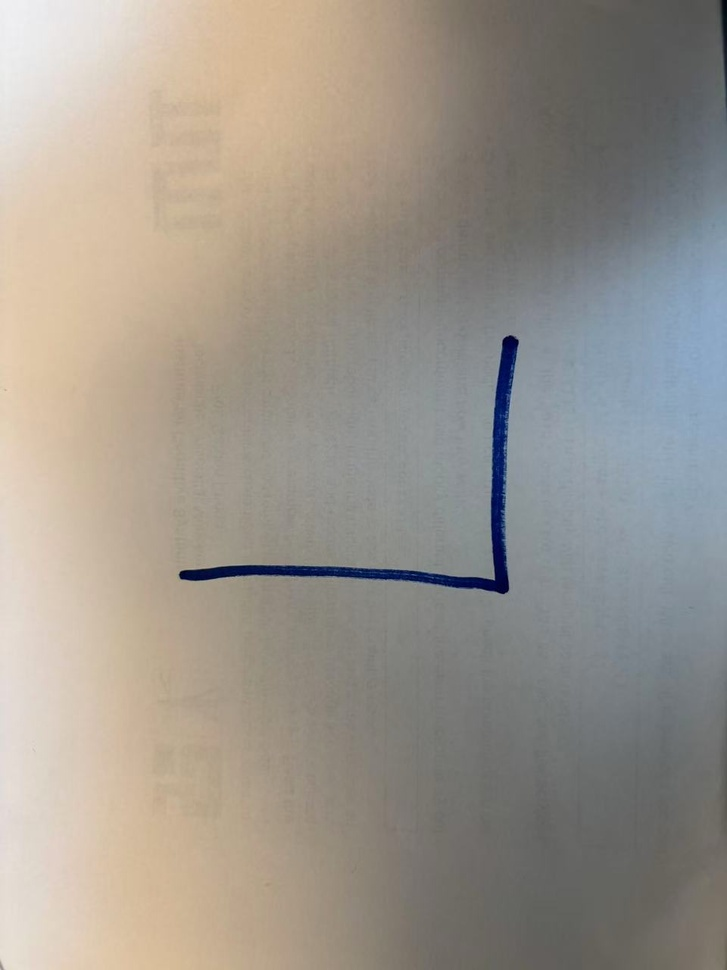
#> input picture src/image_to_traj/scripts/img/L.jpg, 727 x 970 px, shrunk from 960 x 1280 before the run, found by its file name; its folder holds only this picture in this run
$ python test_skeletonize.py --file img/L.jpg
#> lines starting #> are read from the running program, lines starting #| are printed output that depends on the picture; after the words box and inside, x2 and y2 are one past the last pixel; in counts of white or black regions, pixels touching at a corner belong together
#!/usr/bin/env python3
import os
import glob
import argparse
from typing import Optional, List, Tuple, Dict, Set

import numpy as np
import matplotlib.pyplot as plt

from skimage.io import imread, imsave
from skimage.color import rgb2gray
from skimage.filters import threshold_otsu
from skimage.morphology import (
    white_tophat,
    opening,
    closing,
    rectangle,
    disk,
    medial_axis,
)

from tqdm import tqdm

# Try to use scipy for fast convolution / KDTree; fallback to numpy brute force if not available.
try:
    from scipy.ndimage import convolve as ndi_convolve
except Exception:
    ndi_convolve = None

try:
    from scipy.spatial import cKDTree
except Exception:
    cKDTree = None


Point = Tuple[int, int]  # (row, col)


def resolve_img_path(script_dir: str, filename: Optional[str]) -> str:
    """Resolve an image path under scripts/img."""
    img_dir = os.path.join(script_dir, "img")
    if not os.path.isdir(img_dir):
        raise FileNotFoundError("Image folder not found: {}".format(img_dir))

    if filename:
        cand = os.path.join(img_dir, filename)
        if not os.path.isfile(cand):
            raise FileNotFoundError("Image not found: {}".format(cand))
        return cand

    exts = ("*.png", "*.jpg", "*.jpeg", "*.bmp", "*.tif", "*.tiff")
    files = []
    for e in exts:
        files.extend(glob.glob(os.path.join(img_dir, e)))
    files = sorted(files)

    if not files:
        raise FileNotFoundError("No images found in: {}".format(img_dir))
    return files[0]


def load_gray(image_path: str) -> np.ndarray:
    """Load image and convert to grayscale in [0, 1]."""
#> called with image_path = 'src/image_to_traj/scripts/img/img/L.jpg'
    img = imread(image_path)
#> img is the input picture: shape (970, 727, 3); mean R, G, B 155.7, 149.3, 140.5
    if img.ndim == 3:
        gray = rgb2gray(img)  # [0, 1]
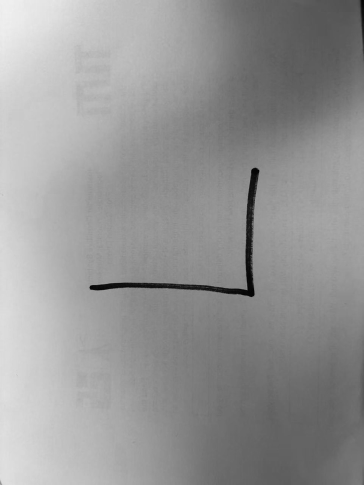
#> gray: shape (970, 727) float64 (shown at 1/2 size); min 0.00563, max 0.942, mean 0.588
    else:
        gray = img.astype(np.float32)
        if gray.max() > 1.0:
            gray /= 255.0
    return gray


def neighbors8(p: Point, shape: Tuple[int, int]) -> List[Point]:
    """8-neighborhood coordinates inside bounds."""
    r, c = p
    H, W = shape
    out = []
    for dr in (-1, 0, 1):
        for dc in (-1, 0, 1):
            if dr == 0 and dc == 0:
                continue
            rr, cc = r + dr, c + dc
            if 0 <= rr < H and 0 <= cc < W:
                out.append((rr, cc))
    return out


# -------------------- New method (from medial_skel) --------------------

def neighbor_count_8(skel: np.ndarray) -> np.ndarray:
    """
    Count 8-neighbor skeleton pixels for each pixel.
    Implemented with convolution + padding (output shape unchanged).
    """
    sk = skel.astype(np.uint8)

    kernel = np.array(
        [[1, 1, 1],
         [1, 0, 1],
         [1, 1, 1]], dtype=np.uint8
    )

    if ndi_convolve is not None:
        # mode='constant' with cval=0 ensures padding without changing size
        cnt = ndi_convolve(sk, kernel, mode="constant", cval=0)
        return cnt.astype(np.uint8)

    # Fallback: manual convolution (still padded, but slower)
    H, W = sk.shape
    pad = np.pad(sk, ((1, 1), (1, 1)), mode="constant", constant_values=0)
    cnt = np.zeros((H, W), dtype=np.uint8)
    for r in range(H):
        for c in range(W):
            win = pad[r:r+3, c:c+3]
            cnt[r, c] = int(np.sum(win * kernel))
    return cnt


def classify_pixels(skel: np.ndarray, cnt: np.ndarray) -> Dict[str, Set[Point]]:
    """
    Classification per your definition (only for skeleton pixels):
    - cnt == 0 : isolated node
    - cnt == 1 : endpoint
    - cnt == 2 : track point
    - cnt >= 3 : junction point
    """
    sk = skel.astype(bool)
    iso = set(map(tuple, np.argwhere(sk & (cnt == 0)).astype(int)))
    endp = set(map(tuple, np.argwhere(sk & (cnt == 1)).astype(int)))
    track = set(map(tuple, np.argwhere(sk & (cnt == 2)).astype(int)))
    junc = set(map(tuple, np.argwhere(sk & (cnt >= 3)).astype(int)))
    return {"isolated": iso, "endpoints": endp, "track": track, "junctions": junc}


def cluster_junctions(junctions: List[Point], radius: float = 10.0) -> Tuple[List[List[Point]], Dict[Point, Point]]:
    """
    Group junction pixels into junction-groups if within Euclidean radius.
    Return:
    - clusters: list of clusters (each is list of junction pixels)
    - map_old_to_rep: mapping old junction pixel -> representative (median) point
    """
    if len(junctions) == 0:
        return [], {}

    pts = np.array(junctions, dtype=np.float32)

    # Find neighbors efficiently if KDTree is available; else brute force.
    if cKDTree is not None:
        tree = cKDTree(pts)
        nbrs = tree.query_ball_tree(tree, r=radius)
        # nbrs[i] gives indices within radius of i (including itself)
    else:
        # brute force adjacency list
        nbrs = []
        for i in range(len(pts)):
            d = np.linalg.norm(pts - pts[i], axis=1)
            nbrs.append(list(np.where(d <= radius)[0]))

    visited = np.zeros(len(pts), dtype=bool)
    clusters: List[List[Point]] = []
    map_old_to_rep: Dict[Point, Point] = {}

    for i in tqdm(range(len(pts)), desc="Clustering junctions", leave=False):
        if visited[i]:
            continue
        # BFS/DFS to form one cluster
        stack = [i]
        visited[i] = True
        idxs = []
        while stack:
            cur = stack.pop()
            idxs.append(cur)
            for nb in nbrs[cur]:
                if not visited[nb]:
                    visited[nb] = True
                    stack.append(nb)

        cluster = [junctions[k] for k in idxs]
        clusters.append(cluster)

        # representative = median coordinate (rounded to int)
        arr = np.array(cluster, dtype=np.int32)
        rep_r = int(np.median(arr[:, 0]))
        rep_c = int(np.median(arr[:, 1]))
        rep = (rep_r, rep_c)

        for p in cluster:
            map_old_to_rep[p] = rep

    return clusters, map_old_to_rep


class Line:
    def __init__(self, lid: int, points: List[Point], start_node: Point, end_node: Point):
        self.id = lid
        self.points = points
        self.start = start_node
        self.end = end_node

    def length(self) -> int:
        return len(self.points)


def trace_lines(
    skel: np.ndarray,
    cnt: np.ndarray,
    endpoints: Set[Point],
    junctions: Set[Point],
    jmap: Dict[Point, Point],
) -> List[Line]:
    """
    Build lines:
    start/end are endpoint or junction (mapped to representative if junction-grouped).
    Middle are track points (cnt==2), and each track point can belong to ONLY ONE line.

    Strategy:
    - Start from all endpoints + all junction pixels (but treat junction nodes using representative).
    - For each node pixel, follow each neighbor direction into skeleton:
      accumulate until reaching endpoint or junction; stop.
    - Track points are marked used so they won't be reused in another line.
    """
    H, W = skel.shape
    sk = skel.astype(bool)

    # Node pixels in raw skeleton space (endpoints + junction pixels)
    node_pixels = set(endpoints) | set(junctions)

    used_track: Set[Point] = set()
    used_directed: Set[Tuple[Point, Point]] = set()  # avoid duplicating immediate traversals

    # Helper: is junction pixel?
    def is_junction_pix(p: Point) -> bool:
        return p in junctions

    # Helper: map node pixel to canonical node coordinate
    def canon_node(p: Point) -> Point:
        if p in jmap:
            return jmap[p]
        return p

    lines: List[Line] = []
    lid = 0

    # We iterate nodes with tqdm for visibility
    for node in tqdm(sorted(node_pixels), desc="Tracing lines from nodes"):
        # if node is a track or isolated, skip (should not happen)
        if not sk[node]:
            continue

        nbs = [q for q in neighbors8(node, (H, W)) if sk[q]]
        for nb in nbs:
            if (node, nb) in used_directed:
                continue

            # We will trace one candidate line
            pts = [node]
            prev = node
            cur = nb
            used_directed.add((node, nb))

            # If first step is a track point already used, we skip to avoid duplicating lines
            if (cnt[cur] == 2) and (cur in used_track):
                continue

            while True:
                pts.append(cur)

                # stop if reach a different node pixel (endpoint or junction)
                if cur in node_pixels and cur != node:
                    break

                # stop if dead
                nbrs = [q for q in neighbors8(cur, (H, W)) if sk[q]]
                if len(nbrs) == 0:
                    break

                # remove coming-from pixel
                nbrs2 = [q for q in nbrs if q != prev]
                if len(nbrs2) == 0:
                    break

                # choose next not yet traversed if possible
                nxt = None
                for cand in nbrs2:
                    if (cur, cand) not in used_directed:
                        nxt = cand
                        break
                if nxt is None:
                    nxt = nbrs2[0]

                # mark directed step
                used_directed.add((cur, nxt))

                prev, cur = cur, nxt

                # if cur is track point, and already used, then we should stop early to avoid overlap
                if (cnt[cur] == 2) and (cur in used_track):
                    # remove the overlapping point to keep consistency
                    pts.pop()
                    break

            # Determine canonical endpoints
            raw_start = pts[0]
            raw_end = pts[-1]
            start_node = canon_node(raw_start) if (raw_start in node_pixels) else raw_start
            end_node = canon_node(raw_end) if (raw_end in node_pixels) else raw_end

            # Only accept if it's a meaningful line:
            # - must include at least 2 points
            # - must end at endpoint/junction (or dead end pixel) but your definition expects endpoint/junction;
            #   here we keep dead-end too, but it usually indicates noise.
            if len(pts) < 2:
                continue

            # Mark track points used (excluding endpoints/junction pixels)
            for p in pts[1:-1]:
                if cnt[p] == 2:
                    used_track.add(p)

            lines.append(Line(lid, pts, start_node, end_node))
            lid += 1

    # Optional: deduplicate trivial self-loops (start==end and too short)
    filtered: List[Line] = []
    for ln in lines:
        if ln.start == ln.end and ln.length() <= 3:
            continue
        filtered.append(ln)

    # IMPORTANT: re-index line ids to match list indices (avoid IndexError later)
    for new_id, ln in enumerate(filtered):
        ln.id = new_id

    return filtered


def extract_cycle_lines(
    skel: np.ndarray,
    cnt: np.ndarray,
    used_track: Set[Point],
    existing_ids_start: int,
) -> Tuple[List[Line], Set[Point]]:
    """
    Extract closed cycles (ring-like skeleton components) where all pixels are track points (cnt==2),
    hence no endpoints/junctions, and thus ignored by trace_lines().

    Inputs:
      - skel: medial skeleton (bool)
      - cnt: 8-neighbor count map
      - used_track: track pixels already covered by existing lines
      - existing_ids_start: starting id for new lines

    Returns:
      - new_lines: List[Line] for cycles, each with start=end at the cycle seed
      - used_track_updated: updated used_track including cycle pixels
    """
    H, W = skel.shape
    sk = skel.astype(bool)

    # remaining track pixels not covered by any traced line
    remain = set(map(tuple, np.argwhere(sk & (cnt == 2)).astype(int))) - set(used_track)
    visited: Set[Point] = set()

    new_lines: List[Line] = []
    lid = existing_ids_start

    for start in tqdm(list(remain), desc="Extracting cycles", leave=False):
        if start in visited:
            continue
        if start not in remain:
            continue

        # a cycle pixel should have exactly 2 skeleton neighbors (under ideal conditions)
        nbs0 = [q for q in neighbors8(start, (H, W)) if sk[q]]
        if len(nbs0) < 2:
            # not a clean cycle (or broken), skip
            visited.add(start)
            continue

        # pick one neighbor to begin walking
        prev = start
        cur = nbs0[0]
        cycle_pts = [start]

        visited_local: Set[Point] = set([start])
        closed = False

        # hard safety bound: at most number of skeleton pixels steps
        max_steps = int(np.count_nonzero(skel)) + 10

        for _ in range(max_steps):
            cycle_pts.append(cur)

            if cur == start:
                closed = True
                break

            if cur in visited_local:
                # looped somewhere else without returning to start
                break

            visited_local.add(cur)

            # choose next neighbor != prev
            nbs = [q for q in neighbors8(cur, (H, W)) if sk[q]]
            if len(nbs) == 0:
                break
            nbs2 = [q for q in nbs if q != prev]
            if len(nbs2) == 0:
                break

            # for clean degree-2 cycle, nbs2 should be 1
            nxt = nbs2[0]
            prev, cur = cur, nxt

        # validate: must be closed and reasonably long
        if closed and len(cycle_pts) >= 4:
            # mark all points (except the last repeated start) as used
            for p in cycle_pts[:-1]:
                visited.add(p)
                used_track.add(p)

            # define a cycle line: start=end at start pixel
            new_lines.append(Line(lid, cycle_pts, start, start))
            lid += 1
        else:
            # even if not closed, mark visited_local to avoid repeated attempts
            visited |= visited_local

    return new_lines, used_track


def filter_short_junction_lines(
    lines: List[Line],
    junction_reps: Set[Point],
    min_len: int = 20,
) -> List[Line]:
    """
    Remove short lines whose start OR end is a junction representative.
    Rule:
      - if line.length() < min_len and (start in junction_reps or end in junction_reps) -> drop
    After filtering, re-index line.id to keep consistent with list indices.
    """
    kept: List[Line] = []
    for ln in lines:
        is_short = ln.length() < min_len
        touches_junction = (ln.start in junction_reps) or (ln.end in junction_reps)
        if is_short and touches_junction:
            continue
        kept.append(ln)

    # re-index ids
    for new_id, ln in enumerate(kept):
        ln.id = new_id

    return kept


def direction_at_node(line: Line, node: Point, k: int = 5) -> np.ndarray:
    """
    Compute outward direction vector at a line end (node).
    Use k pixels along the polyline.
    Returns a normalized vector in (dr, dc).
    """
    pts = line.points
    if len(pts) < 2:
        return np.array([0.0, 0.0], dtype=np.float32)

    # Need to detect whether 'node' corresponds to start or end of the line in canonical space.
    # Since junction pixels were mapped to representative, the point list may contain raw junction pixels,
    # but the line.start/line.end are canonical. We'll treat:
    # - if node == line.start -> use early segment direction
    # - if node == line.end   -> use late segment direction
    if node == line.start:
        p0 = np.array(pts[0], dtype=np.float32)
        p1 = np.array(pts[min(k, len(pts) - 1)], dtype=np.float32)
        v = p1 - p0
    elif node == line.end:
        p0 = np.array(pts[-1], dtype=np.float32)
        p1 = np.array(pts[max(0, len(pts) - 1 - k)], dtype=np.float32)
        v = p1 - p0  # from node to inner -> outward along the line away from the node is (p1 - p0)
    else:
        return np.array([0.0, 0.0], dtype=np.float32)

    n = float(np.linalg.norm(v))
    if n < 1e-6:
        return np.array([0.0, 0.0], dtype=np.float32)
    return v / n


def angle_for_pair(v1: np.ndarray, v2: np.ndarray) -> float:
    """
    We want to merge two lines through a junction to make it as straight as possible.
    If v1 and v2 are both outward from the junction, straight-through means v2 ≈ -v1.
    So angle = arccos( clamp( dot(v1, -v2) ) ).
    """
    a = v1
    b = -v2
    dot = float(np.clip(np.dot(a, b), -1.0, 1.0))
    return float(np.arccos(dot))


class DSU:
    def __init__(self, n: int):
        self.p = list(range(n))
        self.r = [0] * n

    def find(self, x: int) -> int:
        while self.p[x] != x:
            self.p[x] = self.p[self.p[x]]
            x = self.p[x]
        return x

    def union(self, a: int, b: int):
        ra, rb = self.find(a), self.find(b)
        if ra == rb:
            return
        if self.r[ra] < self.r[rb]:
            ra, rb = rb, ra
        self.p[rb] = ra
        if self.r[ra] == self.r[rb]:
            self.r[ra] += 1


def merge_lines_into_strokes(
    lines: List[Line],
    junction_reps: Set[Point],
    k_dir: int = 5,
) -> Tuple[DSU, Dict[Point, List[int]]]:
    """
    For each junction representative node:
    - gather incident lines (line.start==j or line.end==j)
    - compute direction vectors at junction
    - greedily pair the two most "straight" lines (min angle) and union them
    """
    n = len(lines)
    dsu = DSU(n)

    node_to_lines: Dict[Point, List[int]] = {}
    for ln in lines:
        node_to_lines.setdefault(ln.start, []).append(ln.id)
        node_to_lines.setdefault(ln.end, []).append(ln.id)

    for j in tqdm(sorted(junction_reps), desc="Merging lines at junctions"):
        inc = node_to_lines.get(j, [])
        if len(inc) < 2:
            continue

        # compute outward directions for each incident line at this junction
        dirs: Dict[int, np.ndarray] = {}
        for lid in inc:
            dirs[lid] = direction_at_node(lines[lid], j, k=k_dir)

        remaining = set(inc)
        while len(remaining) >= 2:
            best = None  # (angle, l1, l2)
            rem_list = list(remaining)
            for a in range(len(rem_list)):
                for b in range(a + 1, len(rem_list)):
                    l1, l2 = rem_list[a], rem_list[b]
                    ang = angle_for_pair(dirs[l1], dirs[l2])
                    if best is None or ang < best[0]:
                        best = (ang, l1, l2)

            if best is None:
                break

            _, l1, l2 = best
            dsu.union(l1, l2)
            remaining.remove(l1)
            remaining.remove(l2)

    return dsu, node_to_lines


def build_stroke_polylines(lines: List[Line], dsu: DSU) -> List[List[Point]]:
    """
    Convert DSU groups to ordered stroke polylines.
    We build a small graph of line endpoints inside each group, then traverse.
    """
    groups: Dict[int, List[int]] = {}
    for ln in lines:
        g = dsu.find(ln.id)
        groups.setdefault(g, []).append(ln.id)

    stroke_polys: List[List[Point]] = []

    for g, lids in groups.items():
        if len(lids) == 1:
            stroke_polys.append(lines[lids[0]].points)
            continue

        # Build node -> incident line ids (within this group)
        node_adj: Dict[Point, List[int]] = {}
        for lid in lids:
            ln = lines[lid]
            node_adj.setdefault(ln.start, []).append(lid)
            node_adj.setdefault(ln.end, []).append(lid)

        # Find a start node with degree 1 (an endpoint of the stroke)
        start_node = None
        for n, inc in node_adj.items():
            if len(inc) == 1:
                start_node = n
                break
        if start_node is None:
            # cycle: pick arbitrary
            start_node = lines[lids[0]].start

        used_line: Set[int] = set()

        # walk
        cur_node = start_node
        stroke_pts: List[Point] = []
        prev_node = None

        while True:
            inc = [lid for lid in node_adj.get(cur_node, []) if lid not in used_line]
            if len(inc) == 0:
                break

            # if multiple choices (should be rare after pairing), pick one deterministically
            lid = inc[0]
            ln = lines[lid]

            # orient line to start from cur_node
            if ln.start == cur_node:
                seg = ln.points
                nxt_node = ln.end
            else:
                seg = ln.points[::-1]
                nxt_node = ln.start

            if len(stroke_pts) == 0:
                stroke_pts.extend(seg)
            else:
                stroke_pts.extend(seg[1:])  # avoid duplicate node point

            used_line.add(lid)

            prev_node, cur_node = cur_node, nxt_node

        stroke_polys.append(stroke_pts)

    return stroke_polys


# -------------------- Main --------------------

def main():
    parser = argparse.ArgumentParser()
    parser.add_argument(
        "--file",
        type=str,
        default=None,
        help="Image filename under scripts/img (e.g., test.png). If omitted, the first image is used.",
    )
    args = parser.parse_args()

    script_dir = os.path.dirname(os.path.abspath(__file__))
    image_path = resolve_img_path(script_dir, args.file)
    print("[INFO] Loading: {}".format(image_path))

    gray = load_gray(image_path)

    # --- Step 1: Binarization ---
    t1 = threshold_otsu(gray)
#> t1 = 0.611
    binary1 = gray < t1
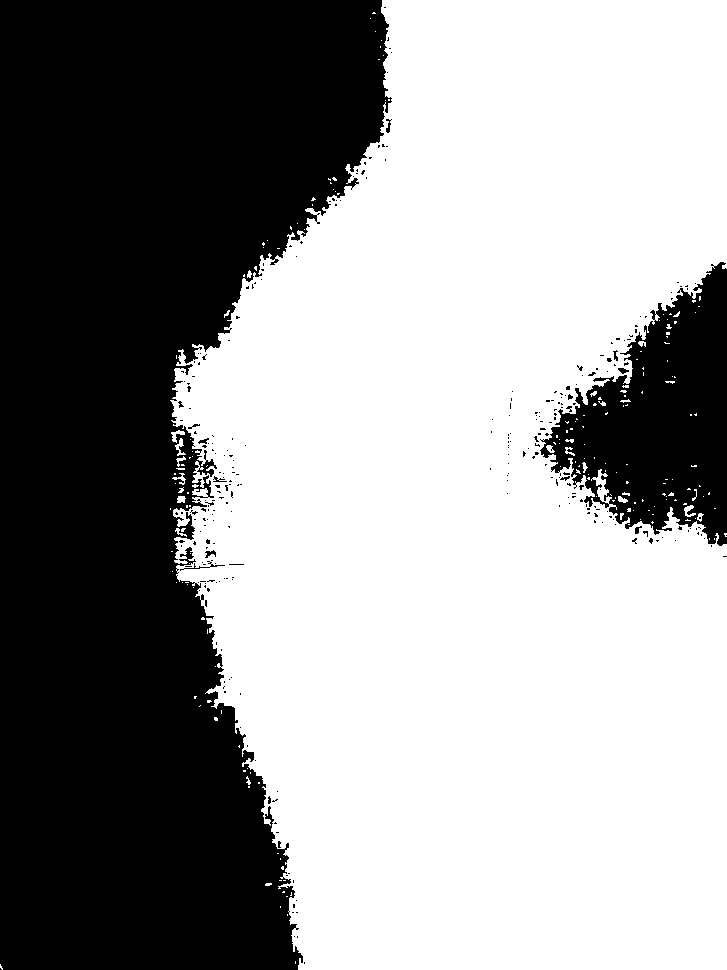
#> binary1: shape (970, 727) bool; 59.5% white; 282 black regions (269 under 20 px), largest, box (x1, y1, x2, y2) and area: (0, 0, 392, 970) 255245, (540, 262, 727, 546) 28837, (180, 561, 225, 571) 69

    # --- Step 2: White top-hat on inverted grayscale ---
    inv = 1.0 - gray
    TH_H = 50  # 15
    TH_W = 50  # 10
    selem_tophat = rectangle(TH_H, TH_W)
    tophat = white_tophat(inv, selem_tophat)
#> (the rest of the program and of its run is left out)
